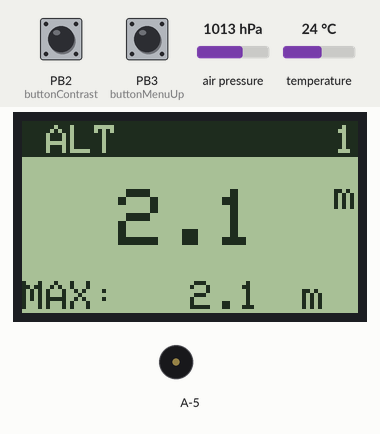
This sketch was run on a simulated ATtiny85, built with avr-gcc and run on an emulated ATtiny85. Parts: 84×48 one-colour display, buzzer (waves = sounding). The test bench sets the inputs (shaded band); at power-on: PB3 (buttonMenuUp) LOW, air pressure 1013 hPa, PB2 (buttonContrast) LOW, temperature 24 °C.

Above: at 1.2 s.
1.3 s: PB3 (buttonMenuUp) pulled HIGH for 3.2 s
At 5.4 s:
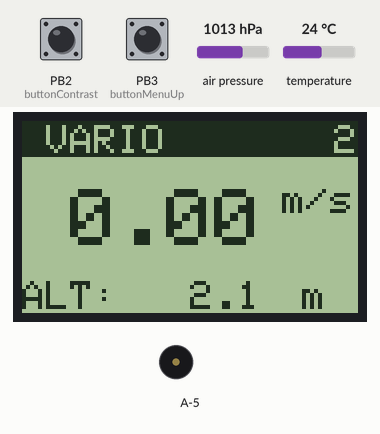
6.0 s: air pressure set to 975 hPa
At 7.4 s:
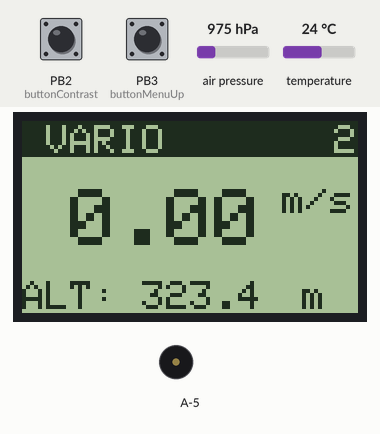
7.7 s: air pressure set to 1025 hPa
At 9.5 s:
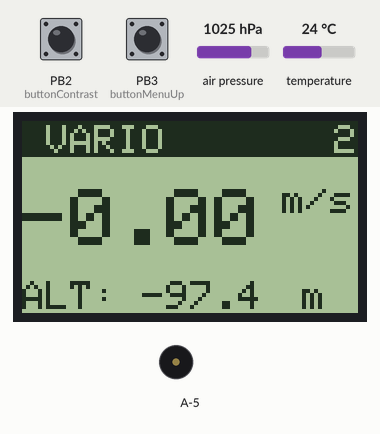
9.8 s: PB3 (buttonMenuUp) pulled HIGH for 1 s
At 12.1 s:
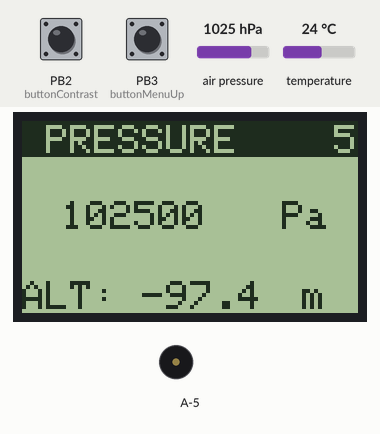
12.4 s: air pressure set to 1000 hPa
At 13.5 s:
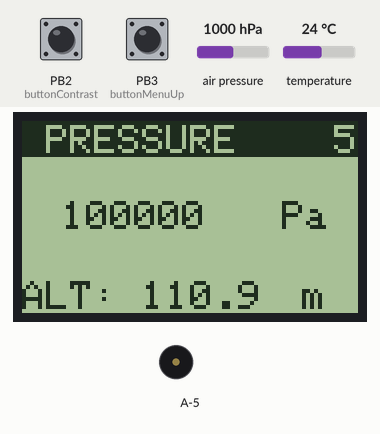
14.0 s: PB3 (buttonMenuUp) pulled HIGH for 0.4 s
At 16.0 s:
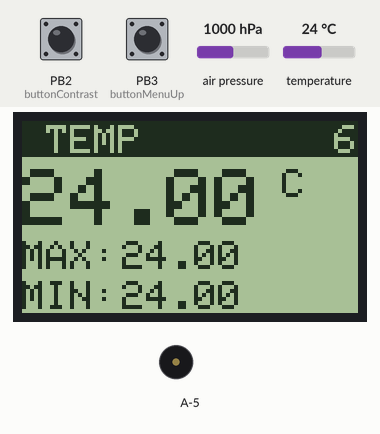
Timing chart, 0 to 17.1 s (numbered marks = the images above; inputs shaded):
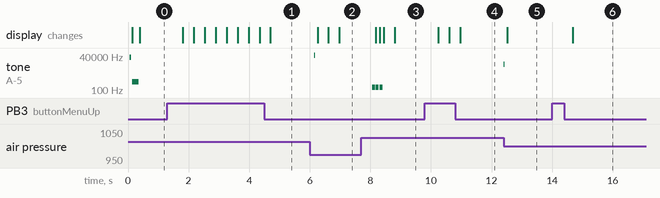

The sketch:

Arduino_vario_ms5611_final.ino
```cpp
/*
Home made variometer code for Arduino
Feel free to use it as you wish.
(c) 2018 Petr Vilimek
email: spiderwolf@seznam.cz
*/

#include <Wire.h>
#include <MS5611.h>
#include <Adafruit_GFX.h>
#include <Adafruit_SPITFT.h>
#include <Adafruit_SPITFT_Macros.h>
#include <gfxfont.h>
#include <Adafruit_PCD8544.h>
#include <SimpleKalmanFilter.h>

// LCD PIN definition
#define RST 4
#define CE 5
#define DC 6
#define DIN 7
#define CLK 8

// LCD variable
Adafruit_PCD8544 display = Adafruit_PCD8544(RST, CE, DC, DIN, CLK);

// Kalman filter used for smoothing altitude values
SimpleKalmanFilter pressureKalmanFilter(0.2, 0.2, 1.0);

/*
  MS5611 Barometric Pressure & Temperature Sensor. Output for MS5611_processing.pde
  Read more: http://www.jarzebski.pl/arduino/czujniki-i-sensory/czujnik-cisnienia-i-temperatury-ms5611.html
  GIT: https://github.com/jarzebski/Arduino-MS5611
  Web: http://www.jarzebski.pl
  (c) 2014 by Korneliusz Jarzebski
 */

// Barometer variable
MS5611 ms5611;

// Altitude
double lastAlt = 0;
double newAlt = 0;
double maxAlt = 0;
double realAltitude = 0;
double estimated_altitude = 0;

// Pressure [Pa]
double realPressure = 0;

// Default sea level pressure [Pa]
double seaLevelPressure = 101325;

// Default LCD contrast
unsigned short lcdContrast = 40;

// Variometer
double vario = 0;

// Melody definition
unsigned int melodie = 0;
unsigned long noteDuration = 0;

// Delay
unsigned long pauseMillis = 0;

// The pushbutton pin definition
const int buttonMenuUp = 3;
const int buttonMenuDown = 12;
const int buttonUp = 10;
const int buttonDown = 11;
const int buttonContrast = 2;

// Pushbutton states
int buttonUpState = 0;
int buttonDownState = 0;
int buttonMenuUpState = 0;
int buttonMenuDownState = 0;
int buttonContrastState = 0;

// Menu counter
int menuCounter = 1;

// Timer
unsigned long differenceTime = 0;
unsigned long varioPreviousTime = 0;
unsigned long previousTime = 0;
byte seconds;
byte minutes;
byte hours;

// Temperature
double realTemperature = 0;
double maxTemp = 0;
double minTemp = 50;
double newTemp = 0;

// Beep function
void beep(int melodie, unsigned long noteDuration, unsigned long pauseMillis){
tone(9, melodie, noteDuration);
delay(pauseMillis);
noTone(9);
}


// Voltage calculation
long readVcc() {
	// Read 1.1V reference against AVcc
	// set the reference to Vcc and the measurement to the internal 1.1V reference
	#if defined(__AVR_ATmega32U4__) || defined(__AVR_ATmega1280__) || defined(__AVR_ATmega2560__)
	ADMUX = _BV(REFS0) | _BV(MUX4) | _BV(MUX3) | _BV(MUX2) | _BV(MUX1);
	#elif defined (__AVR_ATtiny24__) || defined(__AVR_ATtiny44__) || defined(__AVR_ATtiny84__)
	ADMUX = _BV(MUX5) | _BV(MUX0);
	#elif defined (__AVR_ATtiny25__) || defined(__AVR_ATtiny45__) || defined(__AVR_ATtiny85__)
	ADMUX = _BV(MUX3) | _BV(MUX2);
	#else
	ADMUX = _BV(REFS0) | _BV(MUX3) | _BV(MUX2) | _BV(MUX1);
	#endif

	delay(2); // Wait for Vref to settle
	ADCSRA |= _BV(ADSC); // Start conversion
	while (bit_is_set(ADCSRA,ADSC)); // measuring

	uint8_t low  = ADCL; // must read ADCL first - it then locks ADCH
	uint8_t high = ADCH; // unlocks both

	long result = (high<<8) | low;

	//scale_constant = internal1.1Ref * 1023 * 1000

	//internal1.1Ref = 1.1 * Vcc1 (per voltmeter) / Vcc2 (per readVcc() function)

	long scale_constant = 1111619L;
	//result = 1125300L / result; // Calculate Vcc (in mV); 1125300 = 1.1*1023*1000
	result = scale_constant / result;
	return result; // Vcc in millivolts
}


void setup()
{
  // Initialize LCD
  display.begin();
  display.clearDisplay();

  seconds = 00;
  minutes =  00;
  hours =  00;

  // Initialize MS5611 sensor
  // Ultra high resolution: MS5611_ULTRA_HIGH_RES
  // (default) High resolution: MS5611_HIGH_RES
  // Standard: MS5611_STANDARD
  // Low power: MS5611_LOW_POWER
  // Ultra low power: MS5611_ULTRA_LOW_POWER
  while(!ms5611.begin(MS5611_ULTRA_HIGH_RES))
  {
    delay(500);
  }
}

void loop()
{

// LCD contrast tuning to adapt ambient light conditions
display.setContrast(lcdContrast);

// Timer conditions
if (millis() >= (previousTime))
{
	previousTime = previousTime + 1000;
	seconds = seconds +1;
	if (seconds == 60) {
		seconds = 0;
		minutes = minutes +1;
	}
	if (minutes == 60) {
		minutes = 0;
		hours = hours +1;
	}
}

// Button states
buttonUpState = digitalRead(buttonUp);
buttonDownState = digitalRead(buttonDown);
buttonMenuUpState = digitalRead(buttonMenuUp);
buttonMenuDownState = digitalRead(buttonMenuDown);
buttonContrastState = digitalRead(buttonContrast);

 // Reads true temperature & pressure (true = with compensation)
 realTemperature = ms5611.readTemperature(true);
 realPressure = ms5611.readPressure(true);

 // Calculates Max / Min temperature
 newTemp = realTemperature;
 if (newTemp > maxTemp)
 maxTemp = newTemp;
 if (newTemp < minTemp)
 minTemp = newTemp;

 // Calculates real altitude
 realAltitude = ms5611.getAltitude(realPressure, seaLevelPressure);

 // Calculates filtered altitude
 estimated_altitude = pressureKalmanFilter.updateEstimate(realAltitude);

 // Calculates max altitude
 newAlt = realAltitude;
 if (newAlt > maxAlt)
 maxAlt = newAlt;

 // LCD contrast
 if (buttonContrastState == HIGH) {
	 lcdContrast++;
 }

 if (lcdContrast == 51) {
 lcdContrast = 35;
 }

 // Calculates vario [m/s], there is multiplication const. base on formula: 1000 ms / avg. ms per one loop execution
  vario = (estimated_altitude - lastAlt)*(1000/differenceTime);

 // Beep tone frequency computed by function: y = 261.84*pow(M_E,0.3*x);
  melodie = 261.84*pow(M_E,0.3*vario);

 // Tone duration calculation: y = 1000/(x + 2)
  noteDuration = 1000/(vario+2);

 // Delay calculation: y = 1000/(x + 3)
  pauseMillis = 1000/(vario+3);

  // Vario no beep for values within the threshold
  if ((vario <= 0.50) && (vario >= -2.00)) {
	  delay(pauseMillis);
	}

  // Vario beep above +0.5 m/s
   if (vario > 0.50) {
   beep(melodie, noteDuration, pauseMillis);
   }

  // Vario beep bellow -2.0 m/s
    if (vario < -2.00) {
    beep(165, 400, 100);
  }


  // Alt print
  static char strAlt[10];
  dtostrf(estimated_altitude,5, 1, strAlt);

  // Seal Level print
  static char strSeaLevel[10];
  dtostrf(seaLevelPressure,6, 0, strSeaLevel);


  if (buttonUpState == HIGH){
	  seaLevelPressure = seaLevelPressure + 50;
  }

  if (buttonDownState == HIGH){
	  seaLevelPressure = seaLevelPressure - 50;
  }

  if (buttonMenuUpState == HIGH){
	  menuCounter++;
  }

  if (buttonMenuDownState == HIGH){
	  menuCounter--;
  }

  if (menuCounter == 9){
	  menuCounter = 1;
  }

  if (menuCounter == 0){
	  menuCounter = 8;
  }

  // Menu
  switch(menuCounter) {
	  case 1:
	  {

		  // Current / Max altitude
		  static char strMaxAlt[10];
		  dtostrf(maxAlt,5, 1, strMaxAlt);

		  display.drawLine(0, 0, display.width(), 0, BLACK);
		  display.drawLine(0, 8, display.width(), 8, BLACK);
		  display.setTextSize(1);
		  display.setTextColor(WHITE,BLACK);
		  display.setCursor(0,1);
		  display.println(" ALT         1");
		  display.setTextSize(2);
		  display.setTextColor(BLACK);
		  display.setCursor(0,17);
		  display.println(strAlt);
		  display.setTextSize(1);
		  display.setTextColor(BLACK);
		  display.setCursor(78,15);
		  display.println("m");
		  display.setCursor(0,40);
		  display.println("MAX:");
		  display.setCursor(30,40);
		  display.println(strMaxAlt);
		  display.setCursor(70,40);
		  display.println("m");
		  display.display();
		  display.clearDisplay();
	  }
	  break;

	  case 2:
	  {
		  // Variometer
		  static char strVario[10];
		  dtostrf(vario,5, 2, strVario);

		  display.drawLine(0, 0, display.width(), 0, BLACK);
		  display.drawLine(0, 8, display.width(), 8, BLACK);
		  display.setTextSize(1);
		  display.setTextColor(WHITE,BLACK);
		  display.setCursor(0,1);
		  display.println(" VARIO       2");
		  display.setTextSize(2);
		  display.setTextColor(BLACK);
		  display.setCursor(0,17);
		  display.println(strVario);
		  display.setTextSize(1);
		  display.setTextColor(BLACK);
		  display.setCursor(65,16);
		  display.println("m/s");
		  display.setCursor(0,40);
		  display.println("ALT:");
		  display.setCursor(30,40);
		  display.println(strAlt);
		  display.setCursor(70,40);
		  display.println("m");
		  display.display();
		  display.clearDisplay();

	  }
	  break;

	  case 3:
	  {
		  // Contrast
		  static char strContrast[10];
		  dtostrf(lcdContrast,5, 0, strContrast);

		  display.drawLine(0, 0, display.width(), 0, BLACK);
		  display.drawLine(0, 8, display.width(), 8, BLACK);
		  display.setTextSize(1);
		  display.setTextColor(WHITE,BLACK);
		  display.setCursor(0,1);
		  display.println(" CONTRAST    3");
		  display.setTextSize(2);
		  display.setTextColor(BLACK);
		  display.setCursor(0,17);
		  display.println(strContrast);
		  display.display();
		  display.clearDisplay();
	  }
	  break;

	  case 4:
	  {
		  //Sea level adjustment
		  display.drawLine(0, 0, display.width(), 0, BLACK);
		  display.drawLine(0, 8, display.width(), 8, BLACK);
		  display.setTextSize(1);
		  display.setTextColor(WHITE,BLACK);
		  display.setCursor(0,1);
		  display.println(" SEA LEVEL   4");
		  display.setTextSize(1);
		  display.setTextColor(BLACK);
		  display.setCursor(0,15);
		  display.println("USE +- BUTTONS");
		  display.setCursor(15,25);
		  display.println(strSeaLevel);
		  display.setCursor(60,25);
		  display.println("Pa");
		  display.setCursor(0,40);
		  display.println("ALT:");
		  display.setCursor(30,40);
		  display.println(strAlt);
		  display.setCursor(70,40);
		  display.println("m");
		  display.display();
		  display.clearDisplay();

 	  }
	  break;

	  case 5:
	  {
		  // Current pressure
		  static char strPressure[10];
		  dtostrf(realPressure,6, 0, strPressure);

		  display.drawLine(0, 0, display.width(), 0, BLACK);
		  display.drawLine(0, 8, display.width(), 8, BLACK);
		  display.setTextSize(1);
		  display.setTextColor(WHITE,BLACK);
		  display.setCursor(0,1);
		  display.println(" PRESSURE    5");
		  display.setTextColor(BLACK);
		  display.setCursor(10,20);
		  display.println(strPressure);
		  display.setCursor(65,20);
		  display.println("Pa");
		  display.setCursor(0,40);
		  display.println("ALT:");
		  display.setCursor(30,40);
		  display.println(strAlt);
		  display.setCursor(70,40);
		  display.println("m");
		  display.display();
		  display.clearDisplay();

	  }
	  break;

	  case 6:
	  {
	      // Temperature
		  static char strTemp[10];
		  dtostrf(realTemperature,5, 2, strTemp);

		  // Max temperature print
		  static char strTempMax[10];
		  dtostrf(maxTemp,5, 2, strTempMax);

		  // Min temperature print
		  static char strTempMin[10];
		  dtostrf(minTemp,5, 2, strTempMin);

		  display.drawLine(0, 0, display.width(), 0, BLACK);
		  display.drawLine(0, 8, display.width(), 8, BLACK);
		  display.setTextSize(1);
		  display.setTextColor(WHITE,BLACK);
		  display.setCursor(0,1);
		  display.println(" TEMP        6");
		  display.setTextSize(2);
		  display.setTextColor(BLACK);
		  display.setCursor(0,12);
		  display.println(strTemp);
		  display.setTextSize(1);
		  display.setTextColor(BLACK);
		  display.setCursor(65,12);
		  display.println("C");
		  display.setCursor(0,30);
		  display.println("MAX:");
		  display.setCursor(25,30);
		  display.println(strTempMax);
		  display.setCursor(0,40);
		  display.println("MIN:");
		  display.setCursor(25,40);
		  display.println(strTempMin);
		  display.display();
		  display.clearDisplay();
	  }
	  break;

	  case 7:
	  {

		  // Voltage
		  float temp = (float)(readVcc());
		  float voltage = temp /1000;

		  static char strVoltage[10];
	      dtostrf(voltage,3, 2, strVoltage);

		  if (voltage > 3.00){
		  display.drawLine(0, 0, display.width(), 0, BLACK);
		  display.drawLine(0, 8, display.width(), 8, BLACK);
		  display.setTextSize(1);
		  display.setTextColor(WHITE,BLACK);
		  display.setCursor(0,1);
		  display.println(" VOLTAGE     7");
		  display.setTextSize(2);
		  display.setTextColor(BLACK);
		  display.setCursor(0,17);
		  display.println(strVoltage);
		  display.setTextSize(1);
		  display.setTextColor(BLACK);
		  display.setCursor(55,17);
		  display.println("V");
		  display.setCursor(0,40);
		  display.println("BATT: OK");
		  display.display();
		  display.clearDisplay();
		  }
		  else {
			  display.drawLine(0, 0, display.width(), 0, BLACK);
			  display.drawLine(0, 8, display.width(), 8, BLACK);
			  display.setTextSize(1);
			  display.setTextColor(WHITE,BLACK);
			  display.setCursor(0,1);
			  display.println(" VOLTAGE     8");
			  display.setTextSize(2);
			  display.setTextColor(BLACK);
			  display.setCursor(0,17);
			  display.println(strVoltage);
			  display.setTextSize(1);
			  display.setTextColor(BLACK);
			  display.setCursor(55,17);
			  display.println("V");
			  display.setCursor(0,40);
			  display.println("BATT:RECHARGE!");
			  display.display();
			  display.clearDisplay();
		  }
	  }
	  break;

	  case 8:
	  {
	  // Timer
	  static char strCharHour[10];
	  static char strCharMin[10];
	  static char strCharSec[10];
	  static char zero = '0';

	  dtostrf(hours,2,0,strCharHour);
	  dtostrf(minutes,2,0,strCharMin);
	  dtostrf(seconds,2,0,strCharSec);

	  display.drawLine(0, 0, display.width(), 0, BLACK);
	  display.drawLine(0, 8, display.width(), 8, BLACK);
	  display.setTextSize(1);
	  display.setTextColor(WHITE,BLACK);
	  display.setCursor(0,1);
	  display.println(" TIMER       8");

	  // Hours
	  if (hours < 10) {
		  display.setTextSize(1);
		  display.setTextColor(BLACK);
		  display.setCursor(0,15);
		  display.println("HOUR:");
		  display.setCursor(40,15);
		  display.println(strCharHour);
		  display.setCursor(40,15);
		  display.println(zero);
	  }
	  else {
		  display.setTextSize(1);
		  display.setTextColor(BLACK);
		  display.setCursor(0,15);
		  display.println("HOUR:");
		  display.setCursor(40,15);
		  display.println(strCharHour);
	  }

	  // Minutes
	  if (minutes < 10) {
		  display.setTextSize(1);
		  display.setTextColor(BLACK);
		  display.setCursor(0,25);
		  display.println("MIN:");
		  display.setCursor(40,25);
		  display.println(strCharMin);
		  display.setCursor(40,25);
		  display.println(zero);
	  }
	  else {
		  display.setTextSize(1);
		  display.setTextColor(BLACK);
		  display.setCursor(0,25);
		  display.println("MIN:");
		  display.setCursor(40,25);
		  display.println(strCharMin);
	  }

	  //Seconds
	  if (seconds < 10) {
		  display.setTextSize(1);
		  display.setTextColor(BLACK);
		  display.setCursor(0,35);
		  display.println("SEC:");
		  display.setCursor(40,35);
		  display.println(strCharSec);
		  display.setCursor(40,35);
		  display.println(zero);
		  display.display();
		  display.clearDisplay();
	  }
	  else {
		  display.setTextSize(1);
		  display.setTextColor(BLACK);
		  display.setCursor(0,35);
		  display.println("SEC:");
		  display.setCursor(40,35);
		  display.println(strCharSec);
		  display.display();
		  display.clearDisplay();
	  }
	  break;
   }

}

  // Set alt as last alt
  lastAlt = estimated_altitude;

  // Compute overall loop time
  differenceTime = millis() - varioPreviousTime;
  varioPreviousTime = differenceTime + varioPreviousTime;
}
```

Measured:
- after the input at 1.3 s, the display: changes after 0.51 s (image 1)
- after the input at 6.0 s, tone on A-5: silent → 44268 Hz after 0.15 s, → silent 0.02 s later; the display: first changes after 0.26 s (image 2 shows a later state)
- after the input at 7.7 s, tone on A-5: alternates 165 Hz for 0.10 s and silent for 0.03 s, 6 changes in all, then stays silent, starting after 0.36 s; the display: first changes after 0.49 s (image 3 shows a later state)
- after the input at 9.8 s, the display: first changes after 0.44 s (image 4 shows a later state)
- after the input at 12.4 s, tone on A-5: silent → 9549 Hz at once, → silent 0.03 s later; the display: changes after 0.13 s (image 5)
- after the input at 14.0 s, the display: changes after 0.69 s (image 6)
